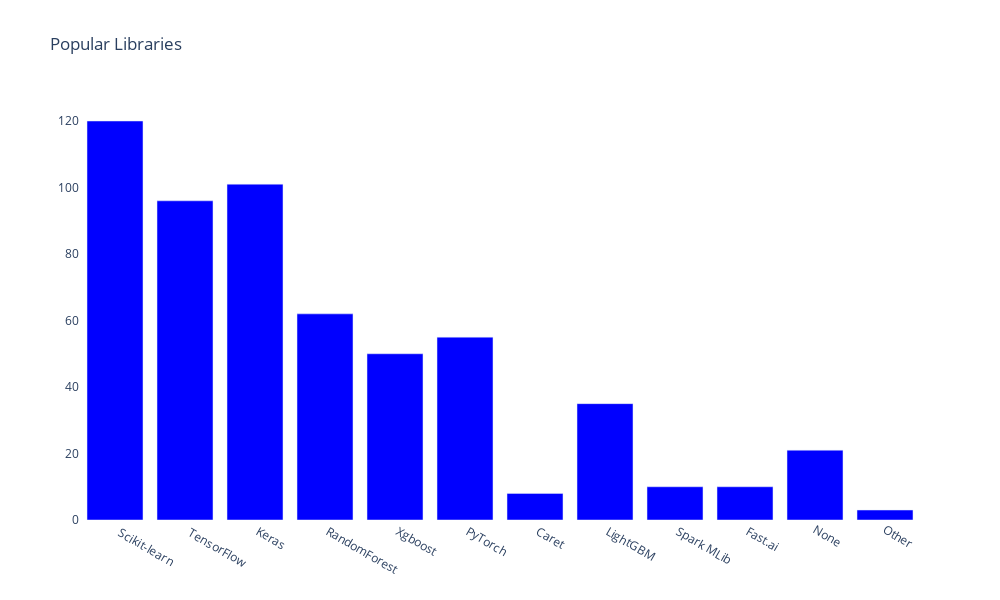

Notebook source saved alongside this figure:
### Code cell
fig = plot_choice_var(var='Q28', title_name='Libraries')
iplot(fig);

### Figure 1 — Plotly figure (JSON) as saved in the notebook; plotly's stock layout.template omitted (floating-point values rounded to 4 significant figures)
{"data": [{"marker": {"color": "blue"}, "name": "c", "showlegend": false, "type": "bar", "x": ["  Scikit-learn ", "  TensorFlow ", " Keras ", " RandomForest", " Xgboost ", " PyTorch ", " Caret ", " LightGBM ", " Spark MLib ", " Fast.ai ", "None", "Other"], "y": [120, 96, 101, 62, 50, 55, 8, 35, 10, 10, 21, 3]}], "layout": {"height": 600, "paper_bgcolor": "rgba(0,0,0,0)", "plot_bgcolor": "rgba(0,0,0,0)", "title": {"text": "Popular Libraries"}, "width": 1000}}
